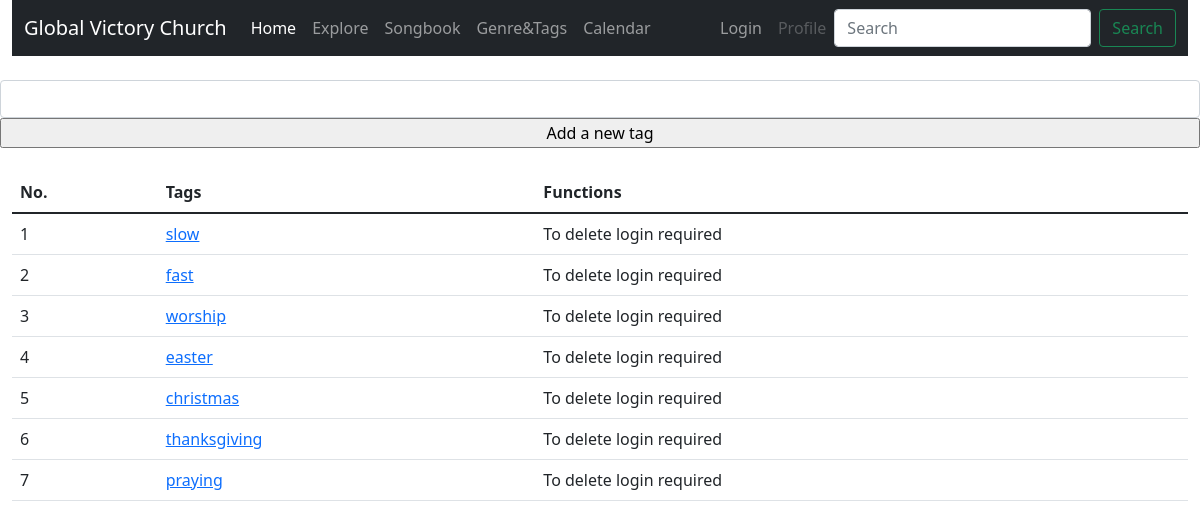
Before: /tag_list with the older database file.
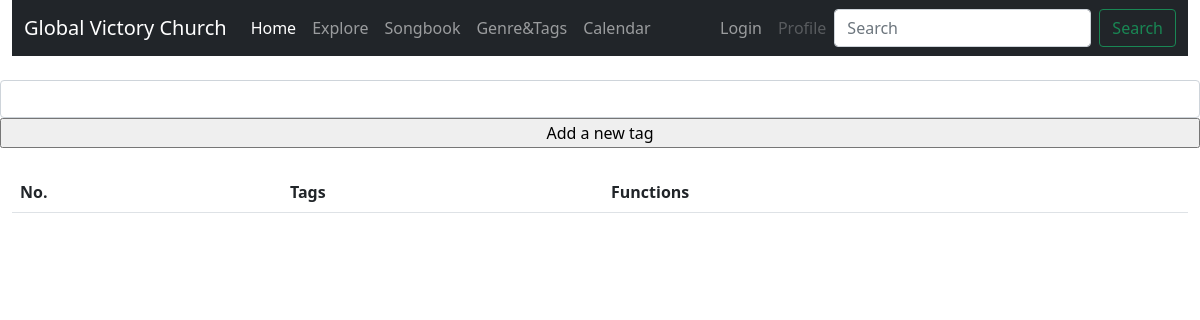
After: the same page with the newer database file.
### app/models.py (models this page shows)
class Tag(db.Model):
    id = db.Column(db.Integer, primary_key=True)
    name = db.Column(db.String)

### app/routes.py (the view)
@app.route('/tag_list', methods=['GET', 'POST'])
def tag_list():
    form = AddTag()
    untag_form = EmptyForm()
    tags = Tag.query.all()
    if form.validate_on_submit():
        t = Tag(name=form.name.data)
        db.session.add(t)
        db.session.commit()
        flash('A new tag has been saved.')
        return redirect(url_for('tag_list'))
    return render_template('tag_list.html', title='Tag list', tags=tags, form=form, untag_form=untag_form)

### app/forms.py (shortened to what this page needs)
class AddTag(FlaskForm):
    name = StringField('Tag', validators=[DataRequired()], render_kw={"class": "form-control"})
    submit = SubmitField('Add a new tag')

class EmptyForm(FlaskForm):
    submit = SubmitField('Submit')

### app/routes.py (called while the page is built)
@app.before_request
def before_request():
    if current_user.is_authenticated:
        current_user.last_seen = datetime.utcnow()
        db.session.commit()

### app/templates/tag_list.html (shortened to what this page needs)
{% extends "base.html" %}
{% block content %}
    <br>
	<div class="row">
		<div class="col">
			<form class="row needs-validation" action method="post" novalidate>
			{{ form.name() }}
			{{ form.submit() }}
			</form>
		</div>
	</div>
	<br>
	{% include '_tags.html' %}
{% endblock %}

### app/templates/base.html (shortened to what this page needs)
<!DOCTYPE html>
<html>
<head>
  	<link rel="stylesheet" href="{{ url_for('static', filename='css/bootstrap.min.css') }}">
</head>
<body>
    <div class="container-xxl sticky-top">
		<nav class="navbar navbar-expand-lg navbar-dark bg-dark">
			<div class="container-fluid">
				 <a class="navbar-brand" href="{{ url_for('index') }}">Global Victory Church</a>
				<div class="collapse navbar-collapse" id="navbarSupportedContent">
					<ul class="navbar-nav me-auto mb-2 mb-lg-0">
						<li class="nav-item">
							<a class="nav-link active" aria-current="page" href="{{ url_for('index') }}">Home</a>
						</li>
						<li class="nav-item">
							<a class="nav-link" href="{{ url_for('explore') }}">Explore</a></li>
						<li class="nav-item"><a class="nav-link" href="{{ url_for('songbook') }}">Songbook</a></li>
						<li class="nav-item"><a class="nav-link" href="{{ url_for('tag_list') }}">Genre&Tags</a></li>
						<li class="nav-item"><a class="nav-link" href="{{ url_for('calendar') }}">Calendar</a></li>
					</ul>
					<ul class="nav navbar-nav navbar-right">
						{% if current_user.is_anonymous %}
						<li class="nav-item"><a class="nav-link" href="{{ url_for('login') }}">Login</a></li>
						<li class="nav-item"><a class="nav-link disabled">Profile</a></li>
						{% endif %}
					</ul>
					<form class="d-flex">
						<input class="form-control me-2" type="search" placeholder="Search" aria-label="Search">
						<button class="btn btn-outline-success" type="submit">Search</button>
					</form>
				</div>
			</div>
		</nav>
	</div>
	<div class="container-xxl">
{% block content %}{% endblock %}
	</div>
</body>
</html>

### app/templates/_tags.html
<div class="row">
		<div class="col">
			<table class="table table-responsive-sm table-hover">
			<thead>
			  <tr>
				 <th class="th-sm" scope="col">No.</th>
				 <th class="th-lg" scope="col">Tags</th>
				 <th class="th-sm" scope="col">Functions</th>
			  </tr>
			</thead>
			<tbody>
			{% for t in tags %}
				<tr valign="top">
					<td>{{ t.id }}</td>
					<td><a href="{{ url_for('.tag_songlist', tagid=t.id) }}">{{ t.name }}</a></td>
					<td>
					{% if current_user.is_anonymous %}
					To delete login required
					{% else %}
					<form action="{{ url_for('.remove_tag', tagid=t.id) }}" method="post">
						{{ form.hidden_tag() }}
						{{ form.submit(value='Delete') }}
					</form>
					{% endif %}
					</td>
				</tr>
			{% endfor %}
			</tbody>
			</table>
		</div>
	</div>

Changed rows visible on the page:
removed Tag: id "1", name "slow"
removed Tag: id "2", name "fast"
removed Tag: id "3", name "worship"
removed Tag: id "4", name "easter"
removed Tag: id "5", name "christmas"
removed Tag: id "6", name "thanksgiving"
removed Tag: id "7", name "praying"
